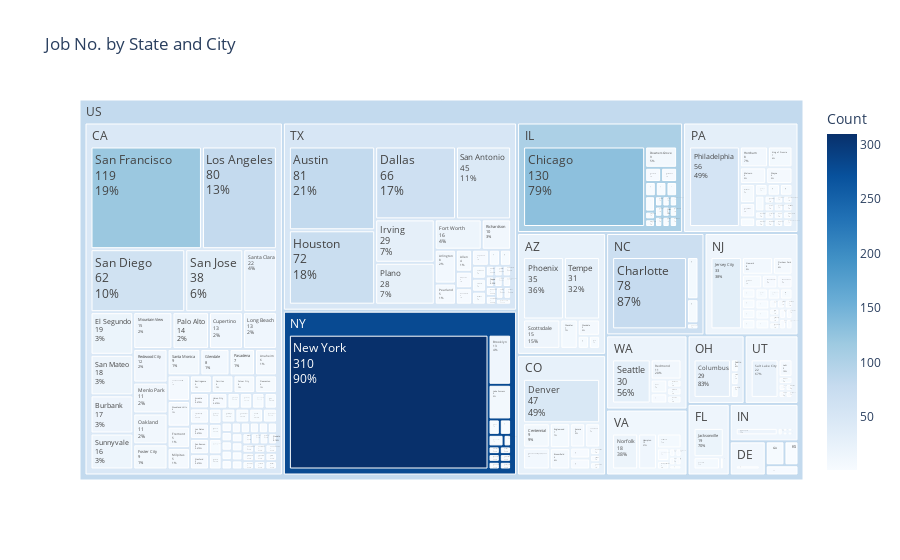

The code cell stored with this chart in its notebook:
### Markdown cell above
First we will have a look at the job numbers by state:

### Code cell
# Create a count Count dataframe to count the job numbers by each city
State_City_df = job.groupby(['Location_State','Location_City'])['Location_City'].count().to_frame('Count').reset_index()
State_City_df['Country'] = 'US'

# Use the Count dataframe to draw the treemap
fig = px.treemap(State_City_df, path=['Country', 'Location_State', 'Location_City'], values='Count',
                 color= 'Count'
                ,color_continuous_scale='Blues', title = 'Job No. by State and City')
fig.data[0].textinfo = 'label+text+value+percent parent'
fig.show()

### Figure 1 — Plotly figure (JSON) as saved in the notebook; plotly's stock layout.template omitted (floating-point values rounded to 4 significant figures; data arrays with more than 128 entries replaced by an {"elided": "..."} marker saying what was removed)
{"data": [{"branchvalues": "total", "customdata": {"elided": "273x1 float values"}, "domain": {"x": [0.0, 1.0], "y": [0.0, 1.0]}, "hovertemplate": "labels=%{label}<br>Count_sum=%{value}<br>parent=%{parent}<br>id=%{id}<br>Count=%{color}<extra></extra>", "ids": {"elided": "273 str values"}, "labels": {"elided": "273 str values"}, "marker": {"coloraxis": "coloraxis", "colors": {"elided": "273 float values"}}, "name": "", "parents": {"elided": "273 str values"}, "textinfo": "label+text+value+percent parent", "type": "treemap", "values": {"elided": "273 int values"}}], "layout": {"coloraxis": {"colorbar": {"title": {"text": "Count"}}, "colorscale": [[0.0, "rgb(247,251,255)"], [0.125, "rgb(222,235,247)"], [0.25, "rgb(198,219,239)"], [0.375, "rgb(158,202,225)"], [0.5, "rgb(107,174,214)"], [0.625, "rgb(66,146,198)"], [0.75, "rgb(33,113,181)"], [0.875, "rgb(8,81,156)"], [1.0, "rgb(8,48,107)"]]}, "legend": {"tracegroupgap": 0}, "title": {"text": "Job No. by State and City"}}}
